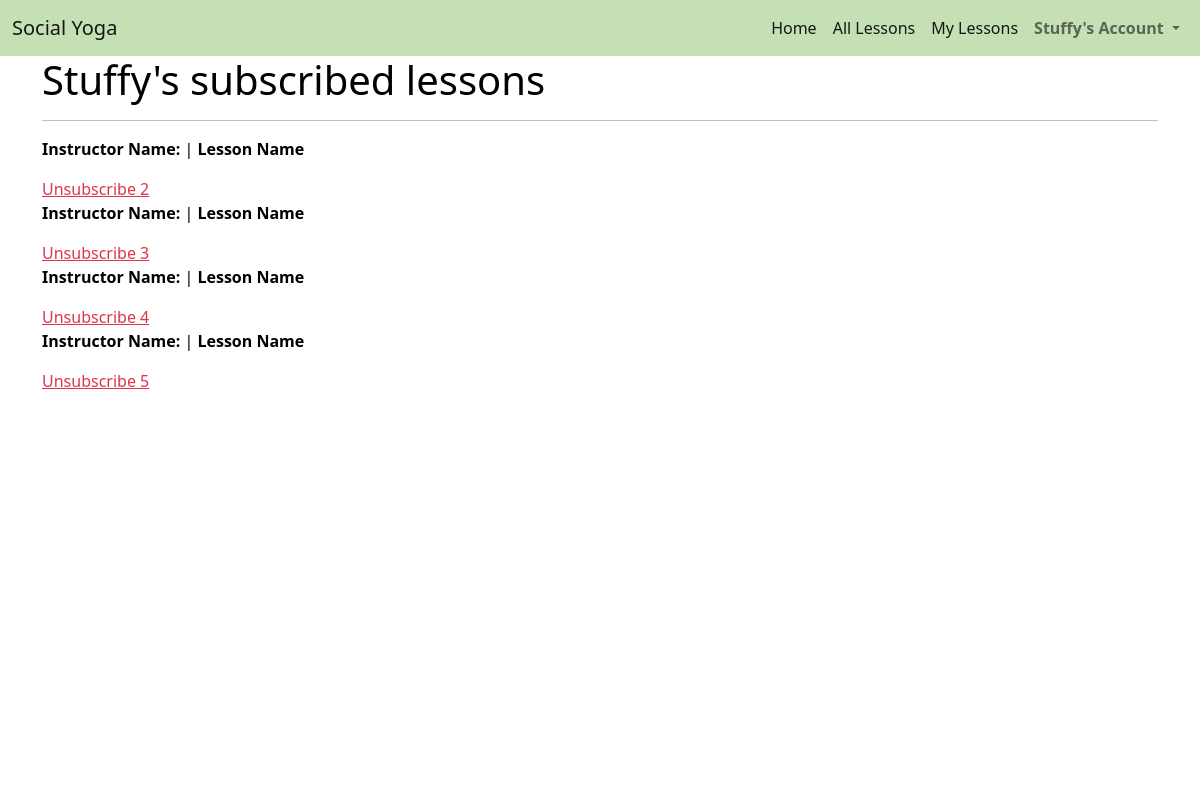
Page /lessons/my_lessons/ (signed in) on the earlier database version.
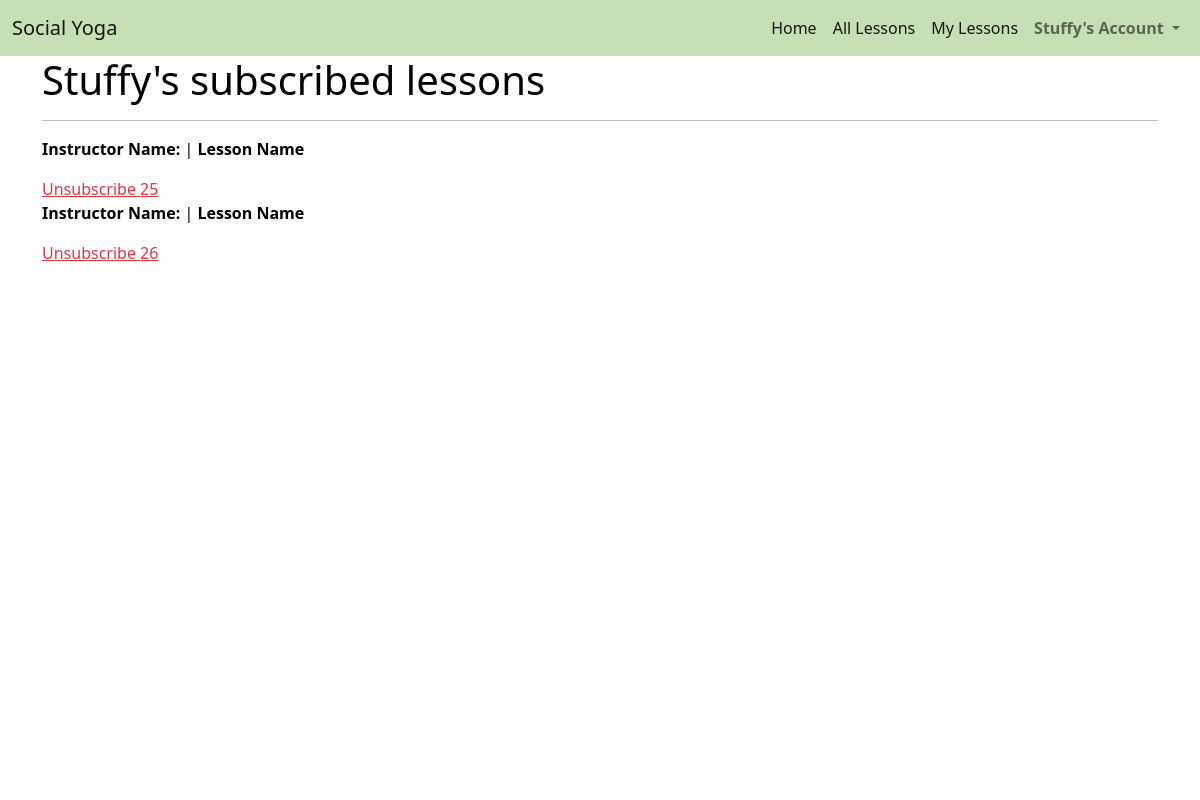
Same page on the later database version.
### profiles/models.py (models this page shows)
class UserProfile(models.Model):
    user = models.OneToOneField(User, on_delete=models.CASCADE)
    first_name = models.CharField(max_length=50, null=False, blank=False)
    last_name = models.CharField(max_length=50, null=False, blank=False)
    is_instructor = models.BooleanField(default=False)
    def __str__(self):
        return self.user.username

### lessons/models.py (models this page shows, shortened)
class LessonItem(models.Model):
    lesson = models.ForeignKey(Lesson, null=False, blank=False, on_delete=models.CASCADE, related_name='lessonitems')
    user = models.ForeignKey(UserProfile, null=False, blank=False, on_delete=models.CASCADE)

### lessons/views.py (the view)
# urls.py: path('my_lessons/', views.my_lessons, name='my_lessons'),
def my_lessons(request):
    profile = get_object_or_404(UserProfile, user=request.user)
    template = 'lessons/my_lessons.html'
    lessonItems = LessonItem.objects.filter(user=profile)
    context = {
        'profile': profile,
        'lesson_items': lessonItems,
    }
    return render(request, template, context)

### lessons/templates/lessons/my_lessons.html (shortened to what this page needs)
{% extends "base.html" %}
{% load static %}
{% block content %}
    <div class="overlay"></div>
    <div class="container h-100">
        <div class="row h-100">
            <div class="col">
                <h1>{{ profile }}'s subscribed lessons</h1>
                <hr>
                {% if lesson_items %}
                    {% for lesson in lesson_items %}
                        <p><strong>Instructor Name:</strong> {{lesson.instructor_name}}  |  <strong>Lesson Name</strong> {{ lesson.lesson_name }}</p>
                        <a class="text-danger" href="{% url 'unsubscribe_lesson' lesson.id %}">Unsubscribe {{ lesson.id }}</a>
                    {% endfor %}
                {% else %}
                    <p>You aren't subscribed to any lessons</p>
                {% endif %}
            </div>
        </div>
    </div>
{% endblock %}

### templates/base.html (shortened to what this page needs)
{% load static %}
<!doctype html>
<html lang="en">
  <head>
    {% block corecss %}
      <link href="https://cdn.jsdelivr.net/npm/bootstrap@5.0.0-beta1/dist/css/bootstrap.min.css" rel="stylesheet">
      <link rel="stylesheet" href="{% static 'css/base.css' %}" >
    {% endblock %}
</head>
<body>
    <nav class="navbar navbar-expand-lg navbar-light navbar-custom">
        <div class="container-fluid">
            <a class="navbar-brand" href="{% url 'home' %}">Social Yoga</a>
            <div class="collapse navbar-collapse" id="navbarSupportedContent">
            <ul class="navbar-nav ms-auto mb-2 mb-lg-0">
                <li class="nav-item">
                    <a class="nav-link active" aria-current="page" href="{% url 'home' %}">Home</a>
                </li>
                <li class="nav-item">
                    <a class="nav-link active" aria-current="page" href="{% url 'lessons' %}">All Lessons</a>
                </li>
                {% if user.is_authenticated %}
                <li class="nav-item">
                    <a class="nav-link active" aria-current="page" href="{% url 'my_lessons' %}">My Lessons</a>
                </li>
                {% endif %}
                <li class="nav-item dropdown">
                <a class="nav-link dropdown-toggle" href="#" id="navbarDropdown" role="button" data-bs-toggle="dropdown" aria-expanded="false">
                    <strong>{% if user.is_authenticated %}{{ user|title }}'s{% else %}My{% endif %} Account</strong>
                </a>
                </li>
            </ul>
            </div>
        </div>
    </nav>
        {% block content %}
        {% endblock %}
</body>
</html>

### static/css/base.css (style rules this page uses)
.navbar-custom { background-color: #c5e0b4; }
body { background: url('/media/background-image.jpg') no-repeat center center fixed; background-size: cover; height: calc(100vh - 164px); color: black; }
.overlay { height: 100%; width: 100%; top: 0; left: 0; position: fixed; background: white; z-index: -1; }

Differences in the rows shown:
removed LessonItem: id "2"
removed LessonItem: id "3"
removed LessonItem: id "4"
removed LessonItem: id "5"
added LessonItem: id "25"
added LessonItem: id "26"
